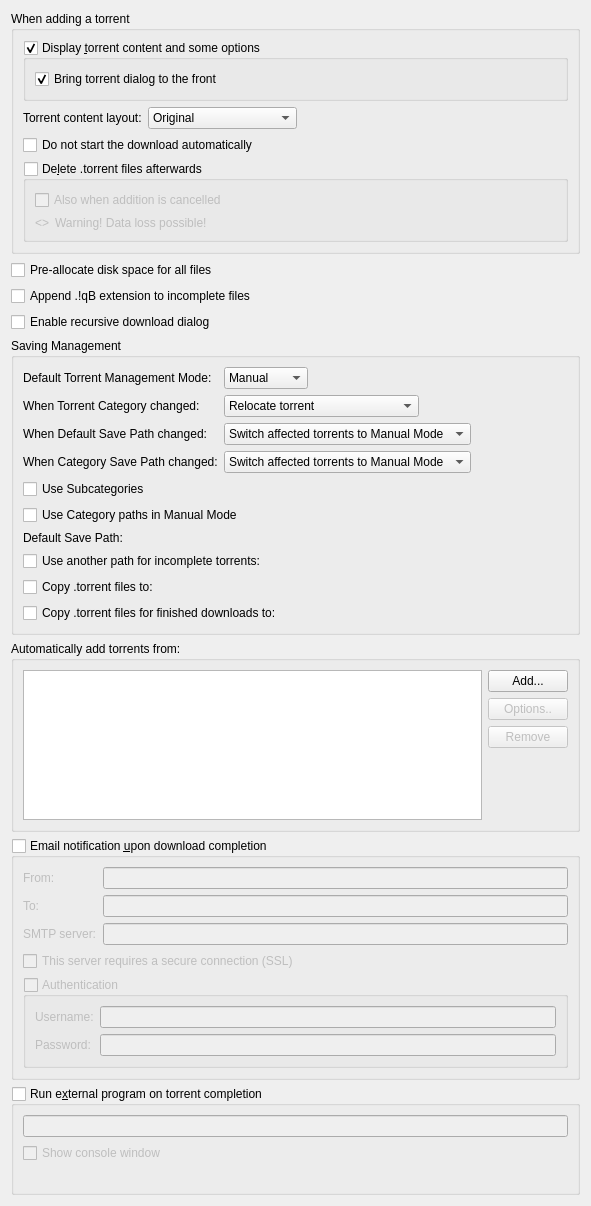
          <widget class="QWidget" name="scrollAreaWidgetContents_2">
           <property name="geometry">
            <rect>
             <x>0</x>
             <y>0</y>
             <width>591</width>
             <height>1138</height>
            </rect>
           </property>
           <layout class="QVBoxLayout" name="verticalLayout">
            <item>
             <widget class="QGroupBox" name="torrentAdditionBox">
              <property name="title">
               <string>When adding a torrent</string>
              </property>
              <layout class="QVBoxLayout" name="torrentAdditionBoxLayout">
               <item>
                <widget class="QGroupBox" name="checkAdditionDialog">
                 <property name="title">
                  <string>Display &amp;torrent content and some options</string>
                 </property>
                 <property name="checkable">
                  <bool>true</bool>
                 </property>
                 <layout class="QVBoxLayout" name="verticalLayout_18">
                  <item>
                   <widget class="QCheckBox" name="checkAdditionDialogFront">
                    <property name="text">
                     <string>Bring torrent dialog to the front</string>
                    </property>
                    <property name="checked">
                     <bool>true</bool>
                    </property>
                   </widget>
                  </item>
                 </layout>
                </widget>
               </item>
               <item>
                <layout class="QHBoxLayout" name="horizontalLayout_19">
                 <item>
                  <widget class="QLabel" name="contentLayoutLabel">
                   <property name="text">
                    <string>Torrent content layout:</string>
                   </property>
                  </widget>
                 </item>
                 <item>
                  <widget class="QComboBox" name="contentLayoutComboBox">
                   <property name="currentIndex">
                    <number>0</number>
                   </property>
                   <item>
                    <property name="text">
                     <string>Original</string>
                    </property>
                   </item>
                   <item>
                    <property name="text">
                     <string>Create subfolder</string>
                    </property>
                   </item>
                   <item>
                    <property name="text">
                     <string>Don't create subfolder</string>
                    </property>
                   </item>
                  </widget>
                 </item>
                 <item>
                  <spacer name="horizontalSpacer_20">
                   <property name="orientation">
                    <enum>Qt::Horizontal</enum>
                   </property>
                   <property name="sizeHint" stdset="0">
                    <size>
                     <width>40</width>
                     <height>20</height>
                    </size>
                   </property>
                  </spacer>
                 </item>
                </layout>
               </item>
               <item>
                <widget class="QCheckBox" name="checkStartPaused">
                 <property name="toolTip">
                  <string>The torrent will be added to download list in a paused state</string>
                 </property>
                 <property name="text">
                  <string extracomment="The torrent will be added to download list in a paused state">Do not start the download automatically</string>
                 </property>
                </widget>
               </item>
               <item>
                <widget class="QGroupBox" name="deleteTorrentBox">
                 <property name="toolTip">
                  <string>Whether the .torrent file should be deleted after adding it</string>
                 </property>
                 <property name="title">
                  <string>De&amp;lete .torrent files afterwards </string>
                 </property>
                 <property name="checkable">
                  <bool>true</bool>
                 </property>
                 <property name="checked">
                  <bool>false</bool>
                 </property>
                 <layout class="QVBoxLayout" name="deleteTorrentBoxLayout">
                  <item>
                   <widget class="QCheckBox" name="deleteCancelledTorrentBox">
                    <property name="toolTip">
                     <string>Also delete .torrent files whose addition was cancelled</string>
                    </property>
                    <property name="text">
                     <string>Also when addition is cancelled</string>
                    </property>
                   </widget>
                  </item>
                  <item>
                   <layout class="QHBoxLayout" name="deleteTorrentWarningLayout">
                    <item>
                     <widget class="QLabel" name="deleteTorrentWarningIcon">
                      <property name="sizePolicy">
                       <sizepolicy hsizetype="Fixed" vsizetype="Preferred">
                        <horstretch>0</horstretch>
                        <verstretch>0</verstretch>
                       </sizepolicy>
                      </property>
                      <property name="text">
                       <string notr="true">&lt;&gt;</string>
                      </property>
                     </widget>
                    </item>
                    <item>
                     <widget class="QLabel" name="deleteTorrentWarningLabel">
                      <property name="text">
                       <string>Warning! Data loss possible!</string>
                      </property>
                     </widget>
                    </item>
                   </layout>
                  </item>
                 </layout>
                </widget>
               </item>
              </layout>
             </widget>
            </item>
            <item>
             <widget class="QCheckBox" name="checkPreallocateAll">
              <property name="toolTip">
               <string>Allocate full file sizes on disk before starting downloads, to minimize fragmentation. Only useful for HDDs.</string>
              </property>
              <property name="text">
               <string>Pre-allocate disk space for all files</string>
              </property>
             </widget>
            </item>
            <item>
             <widget class="QCheckBox" name="checkAppendqB">
              <property name="text">
               <string>Append .!qB extension to incomplete files</string>
              </property>
             </widget>
            </item>
            <item>
             <widget class="QCheckBox" name="checkRecursiveDownload">
              <property name="toolTip">
               <string>When a torrent is downloaded, offer to add torrents from any .torrent files found inside it</string>
              </property>
              <property name="text">
               <string>Enable recursive download dialog</string>
              </property>
             </widget>
            </item>
            <item>
             <widget class="QGroupBox" name="groupSavingManagement">
              <property name="title">
               <string>Saving Management</string>
              </property>
              <layout class="QVBoxLayout" name="groupSavingManagementLayout">
               <item>
                <layout class="QGridLayout" name="gridLayout_3">
                 <item row="0" column="0">
                  <widget class="QLabel" name="label_40">
                   <property name="text">
                    <string>Default Torrent Management Mode:</string>
                   </property>
                  </widget>
                 </item>
                 <item row="0" column="1">
                  <layout class="QHBoxLayout" name="horizontalLayout_70">
                   <property name="spacing">
                    <number>10</number>
                   </property>
                   <item>
                    <widget class="QComboBox" name="comboSavingMode">
                     <property name="toolTip">
                      <string>Automatic: Various torrent properties (e.g. save path) will be decided by the associated category
Manual: Various torrent properties (e.g. save path) must be assigned manually</string>
                     </property>
                     <item>
                      <property name="text">
                       <string>Manual</string>
                      </property>
                     </item>
                     <item>
                      <property name="text">
                       <string>Automatic</string>
                      </property>
                     </item>
                    </widget>
                   </item>
                   <item>
                    <spacer name="horizontalSpacer_160">
                     <property name="orientation">
                      <enum>Qt::Horizontal</enum>
                     </property>
                     <property name="sizeHint" stdset="0">
                      <size>
                       <width>40</width>
                       <height>20</height>
                      </size>
                     </property>
                    </spacer>
                   </item>
                  </layout>
                 </item>
                 <item row="1" column="0">
                  <widget class="QLabel" name="labelTorrentCategoryChanged">
                   <property name="text">
                    <string>When Torrent Category changed:</string>
                   </property>
                  </widget>
                 </item>
                 <item row="1" column="1">
                  <layout class="QHBoxLayout" name="horizontalLayout_14">
                   <item>
                    <widget class="QComboBox" name="comboTorrentCategoryChanged">
                     <item>
                      <property name="text">
                       <string>Relocate torrent</string>
                      </property>
                     </item>
                     <item>
                      <property name="text">
                       <string>Switch torrent to Manual Mode</string>
                      </property>
                     </item>
                    </widget>
                   </item>
                   <item>
                    <spacer name="horizontalSpacer_17">
                     <property name="orientation">
                      <enum>Qt::Horizontal</enum>
                     </property>
                     <property name="sizeHint" stdset="0">
                      <size>
                       <width>40</width>
                       <height>20</height>
                      </size>
                     </property>
                    </spacer>
                   </item>
                  </layout>
                 </item>
                 <item row="2" column="0">
                  <widget class="QLabel" name="labelCategoryDefaultPathChanged">
                   <property name="text">
                    <string>When Default Save Path changed:</string>
                   </property>
                  </widget>
                 </item>
                 <item row="2" column="1">
                  <layout class="QHBoxLayout" name="horizontalLayout_15">
                   <item>
                    <widget class="QComboBox" name="comboCategoryDefaultPathChanged">
                     <property name="currentIndex">
                      <number>1</number>
                     </property>
                     <item>
                      <property name="text">
                       <string>Relocate affected torrents</string>
                      </property>
                     </item>
                     <item>
                      <property name="text">
                       <string>Switch affected torrents to Manual Mode</string>
                      </property>
                     </item>
                    </widget>
                   </item>
                   <item>
                    <spacer name="horizontalSpacer_18">
                     <property name="orientation">
                      <enum>Qt::Horizontal</enum>
                     </property>
                     <property name="sizeHint" stdset="0">
                      <size>
                       <width>40</width>
                       <height>20</height>
                      </size>
                     </property>
                    </spacer>
                   </item>
                  </layout>
                 </item>
                 <item row="3" column="0">
                  <widget class="QLabel" name="labelCategoryChanged">
                   <property name="text">
                    <string>When Category Save Path changed:</string>
                   </property>
                  </widget>
                 </item>
                 <item row="3" column="1">
                  <layout class="QHBoxLayout" name="horizontalLayout_17">
                   <item>
                    <widget class="QComboBox" name="comboCategoryChanged">
                     <property name="currentIndex">
                      <number>1</number>
                     </property>
                     <item>
                      <property name="text">
                       <string>Relocate affected torrents</string>
                      </property>
                     </item>
                     <item>
                      <property name="text">
                       <string>Switch affected torrents to Manual Mode</string>
                      </property>
                     </item>
                    </widget>
                   </item>
                   <item>
                    <spacer name="horizontalSpacer_19">
                     <property name="orientation">
                      <enum>Qt::Horizontal</enum>
                     </property>
                     <property name="sizeHint" stdset="0">
                      <size>
                       <width>40</width>
                       <height>20</height>
                      </size>
                     </property>
                    </spacer>
                   </item>
                  </layout>
                 </item>
                </layout>
               </item>
               <item>
                <widget class="QCheckBox" name="checkUseSubcategories">
                 <property name="text">
                  <string>Use Subcategories</string>
                 </property>
                </widget>
               </item>
               <item>
                <widget class="QCheckBox" name="checkUseCategoryPaths">
                 <property name="text">
                  <string>Use Category paths in Manual Mode</string>
                 </property>
                 <property name="toolTip">
                  <string>Resolve relative Save Path against appropriate Category path instead of Default one</string>
                 </property>
                </widget>
               </item>
               <item>
                <layout class="QGridLayout" name="gridLayout_4">
                 <item row="0" column="0">
                  <widget class="QLabel" name="labelSavePath">
                   <property name="text">
                    <string>Default Save Path:</string>
                   </property>
                  </widget>
                 </item>
                 <item row="0" column="1">
                  <widget class="FileSystemPathLineEdit" name="textSavePath" native="true"/>
                 </item>
                 <item row="1" column="0">
                  <widget class="QCheckBox" name="checkUseDownloadPath">
                   <property name="text">
                    <string>Use another path for incomplete torrents:</string>
                   </property>
                  </widget>
                 </item>
                 <item row="1" column="1">
                  <widget class="FileSystemPathLineEdit" name="textDownloadPath" native="true"/>
                 </item>
                 <item row="2" column="0">
                  <widget class="QCheckBox" name="checkExportDir">
                   <property name="text">
                    <string>Copy .torrent files to:</string>
                   </property>
                  </widget>
                 </item>
                 <item row="2" column="1">
                  <widget class="FileSystemPathLineEdit" name="textExportDir" native="true"/>
                 </item>
                 <item row="3" column="1">
                  <widget class="FileSystemPathLineEdit" name="textExportDirFin" native="true"/>
                 </item>
                 <item row="3" column="0">
                  <widget class="QCheckBox" name="checkExportDirFin">
                   <property name="text">
                    <string>Copy .torrent files for finished downloads to:</string>
                   </property>
                  </widget>
                 </item>
                </layout>
               </item>
              </layout>
             </widget>
            </item>
            <item>
             <widget class="QGroupBox" name="groupBox_2">
              <property name="title">
               <string>Automatically add torrents from:</string>
              </property>
              <layout class="QVBoxLayout" name="verticalLayout_38">
               <item>
                <layout class="QHBoxLayout" name="horizontalLayout_16">
                 <item>
                  <widget class="QTreeView" name="scanFoldersView">
                   <property name="sizePolicy">
                    <sizepolicy hsizetype="Expanding" vsizetype="Expanding">
                     <horstretch>0</horstretch>
                     <verstretch>1</verstretch>
                    </sizepolicy>
                   </property>
                   <property name="minimumSize">
                    <size>
                     <width>250</width>
                     <height>150</height>
                    </size>
                   </property>
                   <property name="editTriggers">
                    <set>QAbstractItemView::AllEditTriggers</set>
                   </property>
                   <property name="selectionMode">
                    <enum>QAbstractItemView::SingleSelection</enum>
                   </property>
                   <property name="selectionBehavior">
                    <enum>QAbstractItemView::SelectRows</enum>
                   </property>
                   <property name="textElideMode">
                    <enum>Qt::ElideNone</enum>
                   </property>
                   <property name="rootIsDecorated">
                    <bool>false</bool>
                   </property>
                   <attribute name="headerDefaultSectionSize">
                    <number>80</number>
                   </attribute>
                   <attribute name="headerStretchLastSection">
                    <bool>false</bool>
                   </attribute>
                  </widget>
                 </item>
                 <item>
                  <layout class="QVBoxLayout" name="verticalLayout_37">
                   <item>
                    <widget class="QPushButton" name="addWatchedFolderButton">
                     <property name="text">
                      <string>Add...</string>
                     </property>
                    </widget>
                   </item>
                   <item>
                    <widget class="QPushButton" name="editWatchedFolderButton">
                     <property name="enabled">
                      <bool>false</bool>
                     </property>
                     <property name="text">
                      <string>Options..</string>
                     </property>
                    </widget>
                   </item>
                   <item>
                    <widget class="QPushButton" name="removeWatchedFolderButton">
                     <property name="enabled">
                      <bool>false</bool>
                     </property>
                     <property name="text">
                      <string>Remove</string>
                     </property>
                    </widget>
                   </item>
                   <item>
                    <spacer name="verticalSpacer_6">
                     <property name="orientation">
                      <enum>Qt::Vertical</enum>
                     </property>
                     <property name="sizeHint" stdset="0">
                      <size>
                       <width>20</width>
                       <height>40</height>
                      </size>
                     </property>
                    </spacer>
                   </item>
                  </layout>
                 </item>
                </layout>
               </item>
              </layout>
             </widget>
            </item>
            <item>
             <widget class="QGroupBox" name="groupMailNotification">
              <property name="title">
               <string>Email notification &amp;upon download completion</string>
              </property>
              <property name="checkable">
               <bool>true</bool>
              </property>
              <property name="checked">
               <bool>false</bool>
              </property>
              <layout class="QVBoxLayout" name="verticalLayout_171">
               <item>
                <layout class="QGridLayout" name="gridLayout_9">
                 <item row="1" column="1">
                  <widget class="QLineEdit" name="lineEditDestEmail"/>
                 </item>
                 <item row="1" column="0">
                  <widget class="QLabel" name="label_2">
                   <property name="toolTip">
                    <string>Receiver</string>
                   </property>
                   <property name="text">
                    <string comment="To receiver">To:</string>
                   </property>
                  </widget>
                 </item>
                 <item row="2" column="0">
                  <widget class="QLabel" name="label_3">
                   <property name="text">
                    <string>SMTP server:</string>
                   </property>
                  </widget>
                 </item>
                 <item row="2" column="1">
                  <widget class="QLineEdit" name="lineEditSmtpServer"/>
                 </item>
                 <item row="0" column="1">
                  <widget class="QLineEdit" name="senderEmailTxt"/>
                 </item>
                 <item row="0" column="0">
                  <widget class="QLabel" name="label_25">
                   <property name="toolTip">
                    <string>Sender</string>
                   </property>
                   <property name="text">
                    <string comment="From sender">From:</string>
                   </property>
                  </widget>
                 </item>
                </layout>
               </item>
               <item>
                <widget class="QCheckBox" name="checkSmtpSSL">
                 <property name="text">
                  <string>This server requires a secure connection (SSL)</string>
                 </property>
                </widget>
               </item>
               <item>
                <widget class="QGroupBox" name="groupMailNotifAuth">
                 <property name="title">
                  <string>Authentication</string>
                 </property>
                 <property name="checkable">
                  <bool>true</bool>
                 </property>
                 <property name="checked">
                  <bool>false</bool>
                 </property>
                 <layout class="QFormLayout" name="formLayout_2">
                  <item row="0" column="0">
                   <widget class="QLabel" name="label_7">
                    <property name="text">
                     <string>Username:</string>
                    </property>
                   </widget>
                  </item>
                  <item row="0" column="1">
                   <widget class="QLineEdit" name="mailNotifUsername"/>
                  </item>
                  <item row="1" column="0">
                   <widget class="QLabel" name="label_8">
                    <property name="text">
                     <string>Password:</string>
                    </property>
                   </widget>
                  </item>
                  <item row="1" column="1">
                   <widget class="QLineEdit" name="mailNotifPassword">
                    <property name="echoMode">
                     <enum>QLineEdit::Password</enum>
                    </property>
                   </widget>
                  </item>
                 </layout>
                </widget>
               </item>
              </layout>
             </widget>
            </item>
            <item>
             <widget class="QGroupBox" name="autoRunBox">
              <property name="title">
               <string>Run e&amp;xternal program on torrent completion</string>
              </property>
              <property name="checkable">
               <bool>true</bool>
              </property>
              <property name="checked">
               <bool>false</bool>
              </property>
              <layout class="QVBoxLayout" name="verticalLayout_19">
               <item>
                <widget class="QLineEdit" name="lineEditAutoRun"/>
               </item>
               <item>
                <widget class="QCheckBox" name="autoRunConsole">
                 <property name="text">
                  <string>Show console window</string>
                 </property>
                </widget>
               </item>
               <item>
                <widget class="QLabel" name="labelAutoRunParam">
                 <property name="wordWrap">
                  <bool>true</bool>
                 </property>
                </widget>
               </item>
              </layout>
             </widget>
            </item>
           </layout>
          </widget>
